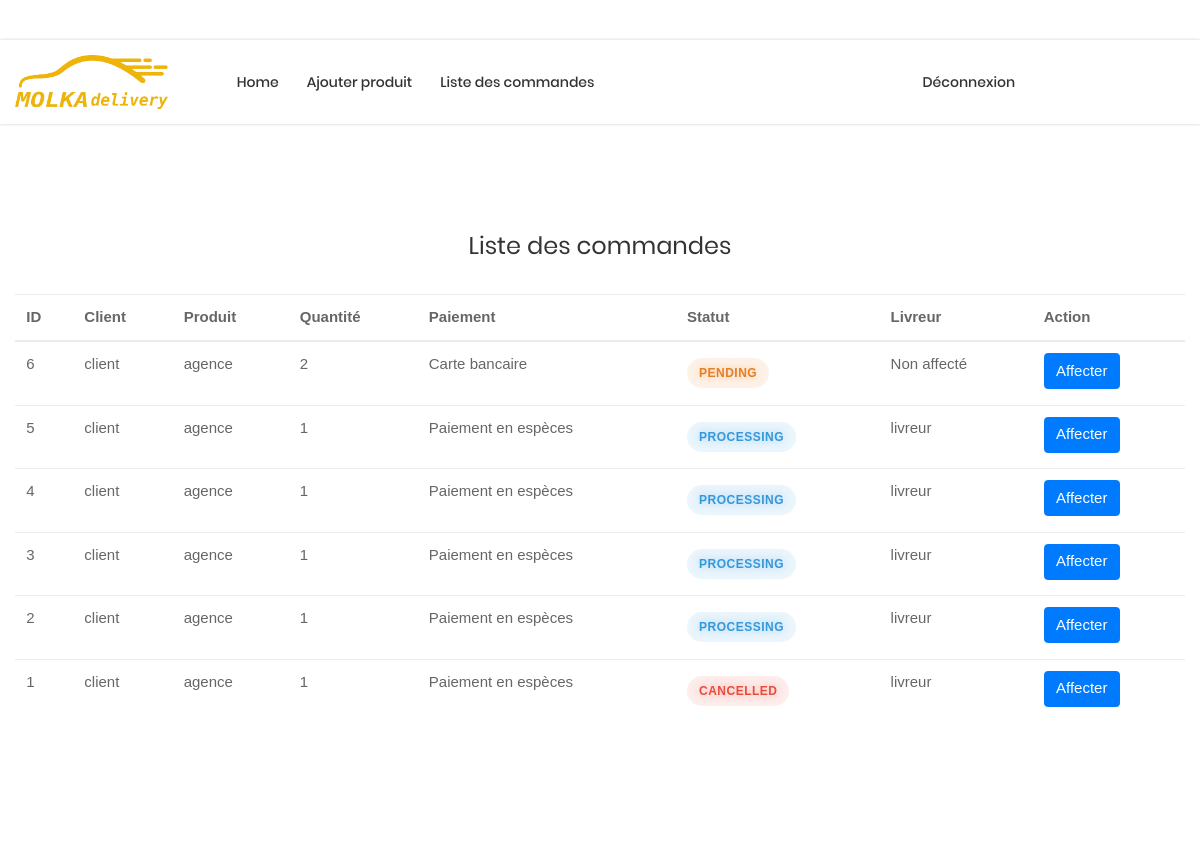
Page /accounts/admin/orders/ (signed in) on the earlier database version.
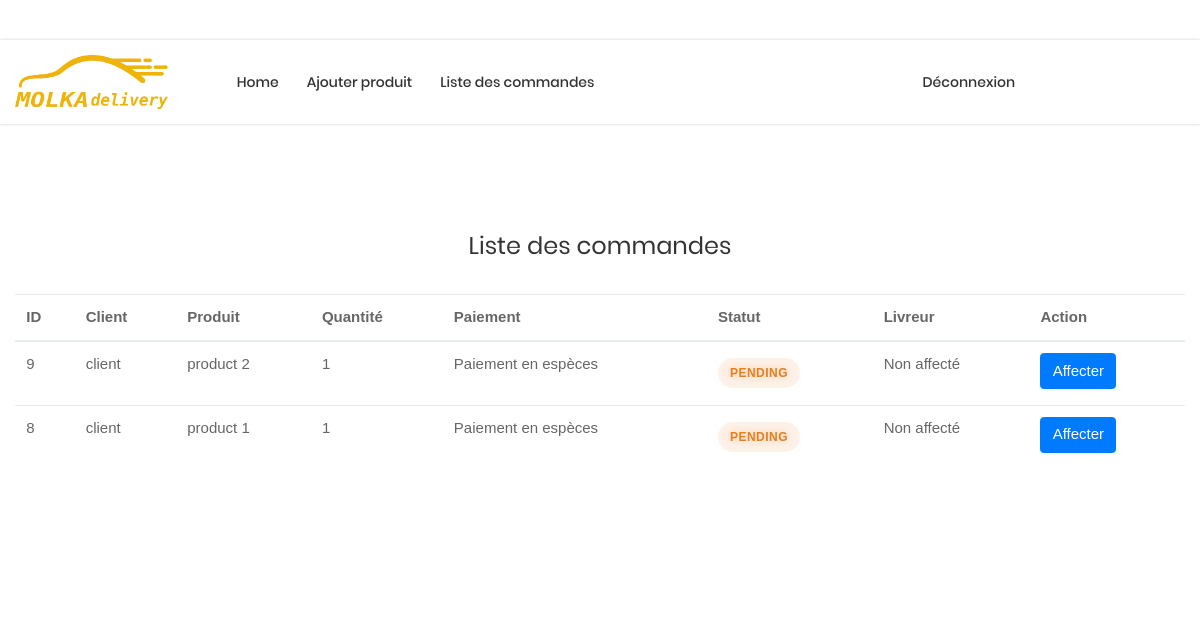
Same page on the later database version.
### accounts/models.py (models this page shows, shortened)
class Order(models.Model):
    PAYMENT_CHOICES = (
        ('cash', 'Paiement en espèces'),
        ('card', 'Carte bancaire'),
    )
    STATUS_CHOICES = (
        ('pending', 'Pending'),
        ('processing', 'Processing'),
        ('shipped', 'Shipped'),
        ('delivered', 'Delivered'),
        ('cancelled', 'Cancelled'),
    )
    client = models.ForeignKey(
        CustomUser,
        on_delete=models.CASCADE,
        limit_choices_to={'role': 'client'},
        related_name='orders'
    )
    product = models.ForeignKey(
        'Product',
        on_delete=models.CASCADE,
        related_name='orders'
    )
    quantity = models.PositiveIntegerField()
    payment_method = models.CharField(
        max_length=10,
        choices=PAYMENT_CHOICES
    )
    location = models.CharField(max_length=255)
    total_price = models.DecimalField(
        max_digits=10,
        decimal_places=2,
        null=True,
        blank=True,
        help_text="Computed total price (quantity * product.price)"
    )
    status = models.CharField(
        max_length=20,
        choices=STATUS_CHOICES,
        default='pending'
    )
    created_at = models.DateTimeField(auto_now_add=True)
    updated_at = models.DateTimeField(auto_now=True)
    livreur = models.ForeignKey(CustomUser, on_delete=models.SET_NULL, null=True, blank=True, limit_choices_to={'role': 'livreur'}, related_name='delivery_orders')
    class Meta:
        ordering = ['-created_at']  # Orders by most recent first

class CustomUser(AbstractUser):
    ROLE_CHOICES = (
        ('client', 'Client'),
        ('livreur', 'Livreur'),
        ('admin', 'Admin'),
    )
    role = models.CharField(max_length=10, choices=ROLE_CHOICES, default='client')

class Product(models.Model):
    name = models.CharField(max_length=100)
    description = models.TextField()
    price = models.DecimalField(max_digits=10, decimal_places=2)
    stock = models.PositiveIntegerField()
    image = models.ImageField(upload_to='products/', blank=True, null=True)

### accounts/views.py (the view, shortened to what this page needs)
# urls.py: path('admin/orders/', views.admin_orders, name='admin_orders'),
def admin_orders(request):
    if request.user.role != 'admin':
        return redirect('login')
    orders = Order.objects.all()
    livreurs = CustomUser.objects.filter(role='livreur')
    return render(request, 'accounts/admin_orders.html', {'orders': orders, 'livreurs': livreurs})

### accounts/templates/accounts/admin_orders.html (shortened to what this page needs)
{% load static %}
<!DOCTYPE html>
<html lang="en">
<head>
    <link rel="stylesheet" type="text/css" href="{% static 'vendor/bootstrap/css/bootstrap.min.css' %}">
    <link rel="stylesheet" type="text/css" href="{% static 'fonts/font-awesome-4.7.0/css/font-awesome.min.css' %}">
    <link rel="stylesheet" type="text/css" href="{% static 'fonts/iconic/css/material-design-iconic-font.min.css' %}">
    <link rel="stylesheet" type="text/css" href="{% static 'fonts/linearicons-v1.0.0/icon-font.min.css' %}">
    <link rel="stylesheet" type="text/css" href="{% static 'vendor/animate/animate.css' %}">
    <link rel="stylesheet" type="text/css" href="{% static 'vendor/css-hamburgers/hamburgers.min.css' %}">
    <link rel="stylesheet" type="text/css" href="{% static 'vendor/animsition/css/animsition.min.css' %}">
    <link rel="stylesheet" type="text/css" href="{% static 'vendor/select2/select2.min.css' %}">
    <link rel="stylesheet" type="text/css" href="{% static 'css/util.css' %}">
    <link rel="stylesheet" type="text/css" href="{% static 'css/main.css' %}">
</head>
<body>
    <header class="header-v4">
        <div class="container-menu-desktop">
            <div class="wrap-menu-desktop how-shadow1">
                <nav class="limiter-menu-desktop container">
                    <a href="#" class="logo">
                        <img src="{% static 'images/icons/logo.png' %}" alt="IMG-LOGO">
                    </a>
                    <div class="menu-desktop">
                        <ul class="main-menu">
                            <li><a href="{% url 'admin_dashboard' %}">Home</a></li>
                            <li><a href="{% url 'admin_add_product' %}">Ajouter produit</a></li>
                            <li><a href="{% url 'admin_orders' %}">Liste des commandes</a></li>
                            <li><a href="{% url 'logout' %}" style="margin-left: 300px;">Déconnexion</a></li>
                        </ul>
                    </div>
                </nav>
            </div>
        </div>
    </header>
    <section class="bg0 p-t-104 p-b-116">
        <div class="container">
            <h4 class="mtext-105 cl2 txt-center p-b-30">Liste des commandes</h4>
            <table class="table">
                <thead>
                    <tr>
                        <th>ID</th>
                        <th>Client</th>
                        <th>Produit</th>
                        <th>Quantité</th>
                        <th>Paiement</th>
                        <th>Statut</th>
                        <th>Livreur</th>
                        <th>Action</th>
                    </tr>
                </thead>
                <tbody>
                    {% for order in orders %}
                        <tr>
                            <td>{{ order.id }}</td>
                            <td>{{ order.client.username }}</td>
                            <td>{{ order.product.name }}</td>
                            <td>{{ order.quantity }}</td>
                            <td>{{ order.get_payment_method_display }}</td>
                            <td>
                                <span class="status-badge status-{{ order.status|lower }}">
                                    {{ order.status }}
                                </span>
                            </td>
                            <td>{{ order.livreur.username|default:"Non affecté" }}</td>
                            <td>
                                <button class="btn btn-primary js-assign-livreur" data-order-id="{{ order.id }}">Affecter</button>
                            </td>
                        </tr>
                    {% endfor %}
                </tbody>
            </table>
        </div>
    </section>
</body>
</html>

Differences in the rows shown:
removed Order: id "6", client.username "client", product.name "agence", quantity "2", payment_method "Carte bancaire", status "PENDING", livreur.username "Non affecté"
removed Order: id "5", client.username "client", product.name "agence", quantity "1", payment_method "Paiement en espèces", status "PROCESSING", livreur.username "livreur"
removed Order: id "4", client.username "client", product.name "agence", quantity "1", payment_method "Paiement en espèces", status "PROCESSING", livreur.username "livreur"
removed Order: id "3", client.username "client", product.name "agence", quantity "1", payment_method "Paiement en espèces", status "PROCESSING", livreur.username "livreur"
removed Order: id "2", client.username "client", product.name "agence", quantity "1", payment_method "Paiement en espèces", status "PROCESSING", livreur.username "livreur"
removed Order: id "1", client.username "client", product.name "agence", quantity "1", payment_method "Paiement en espèces", status "CANCELLED", livreur.username "livreur"
added Order: id "9", client.username "client", product.name "product 2", quantity "1", payment_method "Paiement en espèces", status "PENDING", livreur.username "Non affecté"
added Order: id "8", client.username "client", product.name "product 1", quantity "1", payment_method "Paiement en espèces", status "PENDING", livreur.username "Non affecté"
